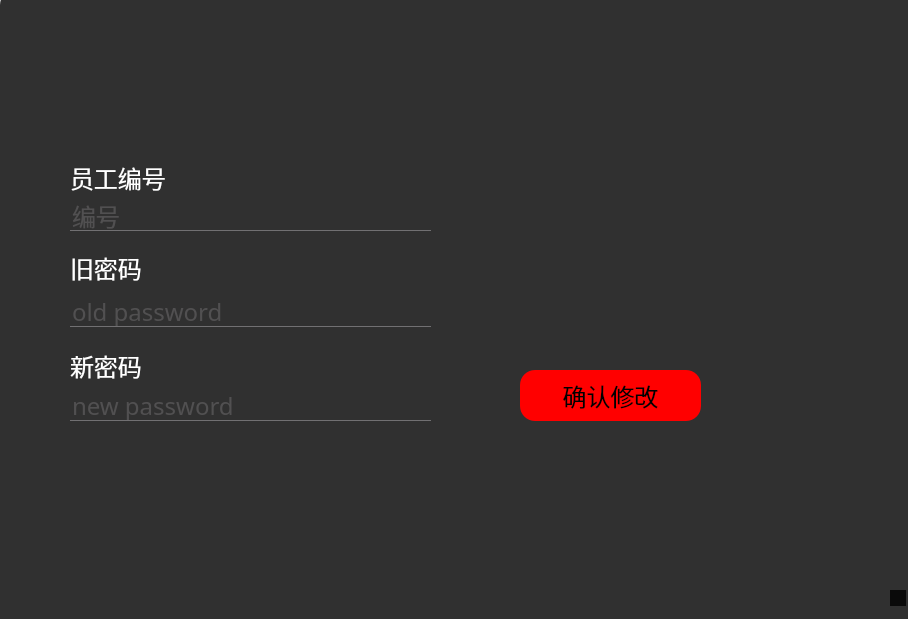
<?xml version="1.0" encoding="UTF-8"?>
<ui version="4.0">
 <class>MainWindow</class>
 <widget class="QMainWindow" name="MainWindow">
  <property name="geometry">
   <rect>
    <x>0</x>
    <y>0</y>
    <width>908</width>
    <height>619</height>
   </rect>
  </property>
  <property name="windowTitle">
   <string>MainWindow</string>
  </property>
  <property name="styleSheet">
   <string notr="true">
*{
font-size:24px;
font-family:Century Gothic;
}
QFrame{
background:rgba(0,0,0,0.8);
border-radius:15px;
}
#centralwidget{
border-image:url(D:/pictures/login3.jpg) strectch；
}

QToolButton{
background:red;
border-radius:60px;
}
QLabel{
color:white;
background:transparent;
}
QPushButton{
background:red;;
border-radius:15px;
}
QPushButton:hover{
background:#333;
border-radius:15px;
background:#49ebff;
}
QLineEdit{
background:transparent;
border:none;
color:#717072;
border-bottom:1px solid #717072;
}</string>
  </property>
  <widget class="QWidget" name="centralwidget">
   <widget class="QFrame" name="frame">
    <property name="geometry">
     <rect>
      <x>0</x>
      <y>-10</y>
      <width>921</width>
      <height>701</height>
     </rect>
    </property>
    <property name="font">
     <font>
      <family>Century Gothic</family>
      <pointsize>-1</pointsize>
      <weight>50</weight>
      <italic>false</italic>
      <bold>false</bold>
     </font>
    </property>
    <property name="frameShape">
     <enum>QFrame::StyledPanel</enum>
    </property>
    <property name="frameShadow">
     <enum>QFrame::Raised</enum>
    </property>
    <widget class="QLineEdit" name="lineEdit_oldpasswd">
     <property name="geometry">
      <rect>
       <x>70</x>
       <y>306</y>
       <width>361</width>
       <height>31</height>
      </rect>
     </property>
     <property name="text">
      <string/>
     </property>
     <property name="echoMode">
      <enum>QLineEdit::Password</enum>
     </property>
     <property name="placeholderText">
      <string>old password</string>
     </property>
    </widget>
    <widget class="QLabel" name="label_2">
     <property name="geometry">
      <rect>
       <x>70</x>
       <y>262</y>
       <width>121</width>
       <height>31</height>
      </rect>
     </property>
     <property name="font">
      <font>
       <family>Century Gothic</family>
       <pointsize>-1</pointsize>
       <weight>50</weight>
       <bold>false</bold>
      </font>
     </property>
     <property name="text">
      <string>旧密码</string>
     </property>
    </widget>
    <widget class="QLabel" name="label_4">
     <property name="geometry">
      <rect>
       <x>70</x>
       <y>360</y>
       <width>121</width>
       <height>31</height>
      </rect>
     </property>
     <property name="text">
      <string>新密码</string>
     </property>
    </widget>
    <widget class="QLineEdit" name="lineEdit_newpwd">
     <property name="geometry">
      <rect>
       <x>70</x>
       <y>400</y>
       <width>361</width>
       <height>31</height>
      </rect>
     </property>
     <property name="font">
      <font>
       <family>Century Gothic</family>
       <pointsize>-1</pointsize>
      </font>
     </property>
     <property name="contextMenuPolicy">
      <enum>Qt::DefaultContextMenu</enum>
     </property>
     <property name="locale">
      <locale language="Chinese" country="China"/>
     </property>
     <property name="text">
      <string/>
     </property>
     <property name="echoMode">
      <enum>QLineEdit::Password</enum>
     </property>
     <property name="placeholderText">
      <string>new password</string>
     </property>
    </widget>
    <widget class="QLineEdit" name="lineEdit_sid">
     <property name="geometry">
      <rect>
       <x>70</x>
       <y>210</y>
       <width>361</width>
       <height>31</height>
      </rect>
     </property>
     <property name="text">
      <string/>
     </property>
     <property name="placeholderText">
      <string>编号</string>
     </property>
    </widget>
    <widget class="QLabel" name="label_3">
     <property name="geometry">
      <rect>
       <x>70</x>
       <y>172</y>
       <width>121</width>
       <height>31</height>
      </rect>
     </property>
     <property name="font">
      <font>
       <family>Century Gothic</family>
       <pointsize>-1</pointsize>
       <weight>50</weight>
       <bold>false</bold>
      </font>
     </property>
     <property name="text">
      <string>员工编号</string>
     </property>
    </widget>
    <widget class="QPushButton" name="commitButton">
     <property name="geometry">
      <rect>
       <x>520</x>
       <y>380</y>
       <width>181</width>
       <height>51</height>
      </rect>
     </property>
     <property name="text">
      <string>确认修改</string>
     </property>
    </widget>
   </widget>
   <widget class="QToolButton" name="retLogin">
    <property name="geometry">
     <rect>
      <x>890</x>
      <y>590</y>
      <width>16</width>
      <height>16</height>
     </rect>
    </property>
    <property name="font">
     <font>
      <family>Century Gothic</family>
      <pointsize>-1</pointsize>
     </font>
    </property>
    <property name="styleSheet">
     <string notr="true">border:none;
background:rgba(0,0,0,0.8)
</string>
    </property>
    <property name="text">
     <string/>
    </property>
   </widget>
  </widget>
 </widget>
 <resources/>
 <connections/>
</ui>
